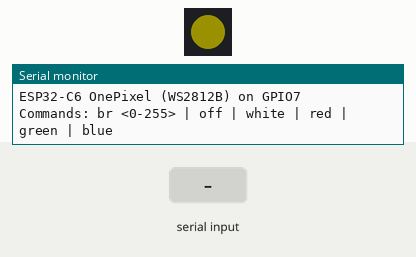
Simulated run of this sketch. Board: ESP32-C6. On the bench: 1 RGB LEDs in strip order, left to right, the last lines printed to the serial monitor. Inputs (shaded band) come from the test bench. Dim RGB values are drawn brighter than linear.

Above: at 1.4 s.
1.5 s: "br 90\n" received over Serial
At 1.91 s:
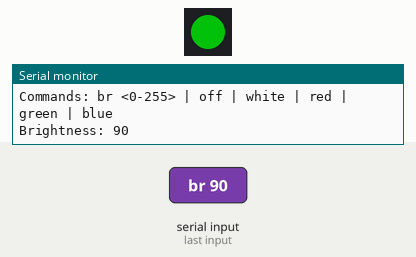
4.5 s: "br ,45\n" received over Serial
At 4.8 s:
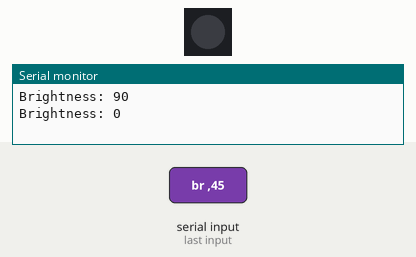
6.0 s: "br 90\n" received over Serial
At 6.46 s:
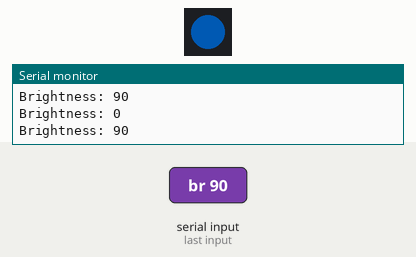
15.0 s: "off\n" received over Serial
At 15.31 s:
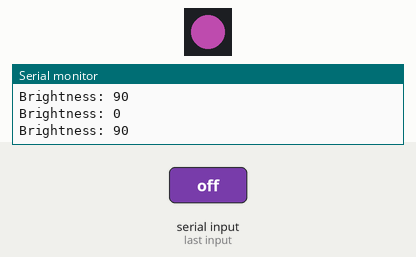
Timing chart, 0 to 19.0 s (numbered marks = the images above; inputs shaded):
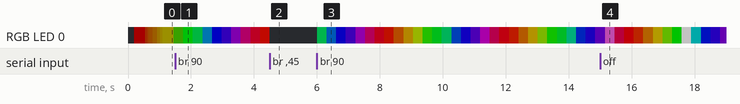

The sketch:

ESP32_C6_OnePixel.ino
```cpp
/*
 * ESP32-C6: один адресный светодиод (WS2812B/NeoPixel) на GPIO7
 *
 * Библиотека: FastLED (установить через Arduino IDE Library Manager)
 *
 * Подключение (важно):
 * - DIN светодиода -> GPIO7 (лучше через резистор 330-470 Ом)
 * - Питание светодиода 5V (или 3.3V, если ваш LED уверенно работает от 3.3V)
 * - GND светодиода и ESP32-C6 общий
 * - Если питание 5V: общий GND обязателен; при необходимости используйте уровневый преобразователь
 */

#include <FastLED.h>

// ===== Настройки =====
#define LED_PIN     7
#define NUM_LEDS    1
#define LED_TYPE    WS2812B
#define COLOR_ORDER GRB

CRGB leds[NUM_LEDS];

// Яркость ограничиваем по умолчанию (чтобы не слепило и не грелось)
static uint8_t g_brightness = 40; // 0-255

// ===== Простой "демо-режим": плавная радуга + редкий белый "пульс" =====
static uint8_t g_hue = 0;
static uint32_t g_lastPulseMs = 0;

static void showSolid(const CRGB& c) {
  leds[0] = c;
  FastLED.show();
}

void setup() {
  Serial.begin(115200);
  delay(200);
  Serial.println("ESP32-C6 OnePixel (WS2812B) on GPIO7");
  Serial.println("Commands: br <0-255> | off | white | red | green | blue");

  FastLED.addLeds<LED_TYPE, LED_PIN, COLOR_ORDER>(leds, NUM_LEDS);
  FastLED.setBrightness(g_brightness);
  FastLED.clear(true);
}

static void handleSerial() {
  if (!Serial.available()) return;

  String cmd = Serial.readStringUntil('\n');
  cmd.trim();

  if (cmd.startsWith("br ")) {
    int v = cmd.substring(3).toInt();
    g_brightness = (uint8_t)constrain(v, 0, 255);
    FastLED.setBrightness(g_brightness);
    Serial.print("Brightness: ");
    Serial.println(g_brightness);
    return;
  }

  if (cmd == "off")   { showSolid(CRGB::Black); return; }
  if (cmd == "white") { showSolid(CRGB::White); return; }
  if (cmd == "red")   { showSolid(CRGB::Red); return; }
  if (cmd == "green") { showSolid(CRGB::Green); return; }
  if (cmd == "blue")  { showSolid(CRGB::Blue); return; }

  Serial.println("Unknown command. Use: br <0-255> | off | white | red | green | blue");
}

void loop() {
  handleSerial();

  // Радуга (плавно)
  leds[0] = CHSV(g_hue++, 255, 255);

  // Редкий короткий белый пульс поверх (пример "вспышки")
  const uint32_t now = millis();
  if (now - g_lastPulseMs > 2500) {
    g_lastPulseMs = now;
  }
  const uint32_t t = now - g_lastPulseMs;
  if (t < 120) {
    // quick ease-out
    uint8_t k = (uint8_t)(255 - (t * 255UL / 120UL));
    leds[0] += CRGB(k, k, k);
  }

  FastLED.show();
  delay(15);
}
```

Measured:
- after the input at 6.0 s, RGB LED 0: off → RGB(0, 63, 27) at once, → RGB(0, 30, 60) 0.30 s later, → RGB(3, 0, 87) 0.30 s later, → RGB(22, 0, 67) 0.30 s later, … (30 changes in this stretch)
